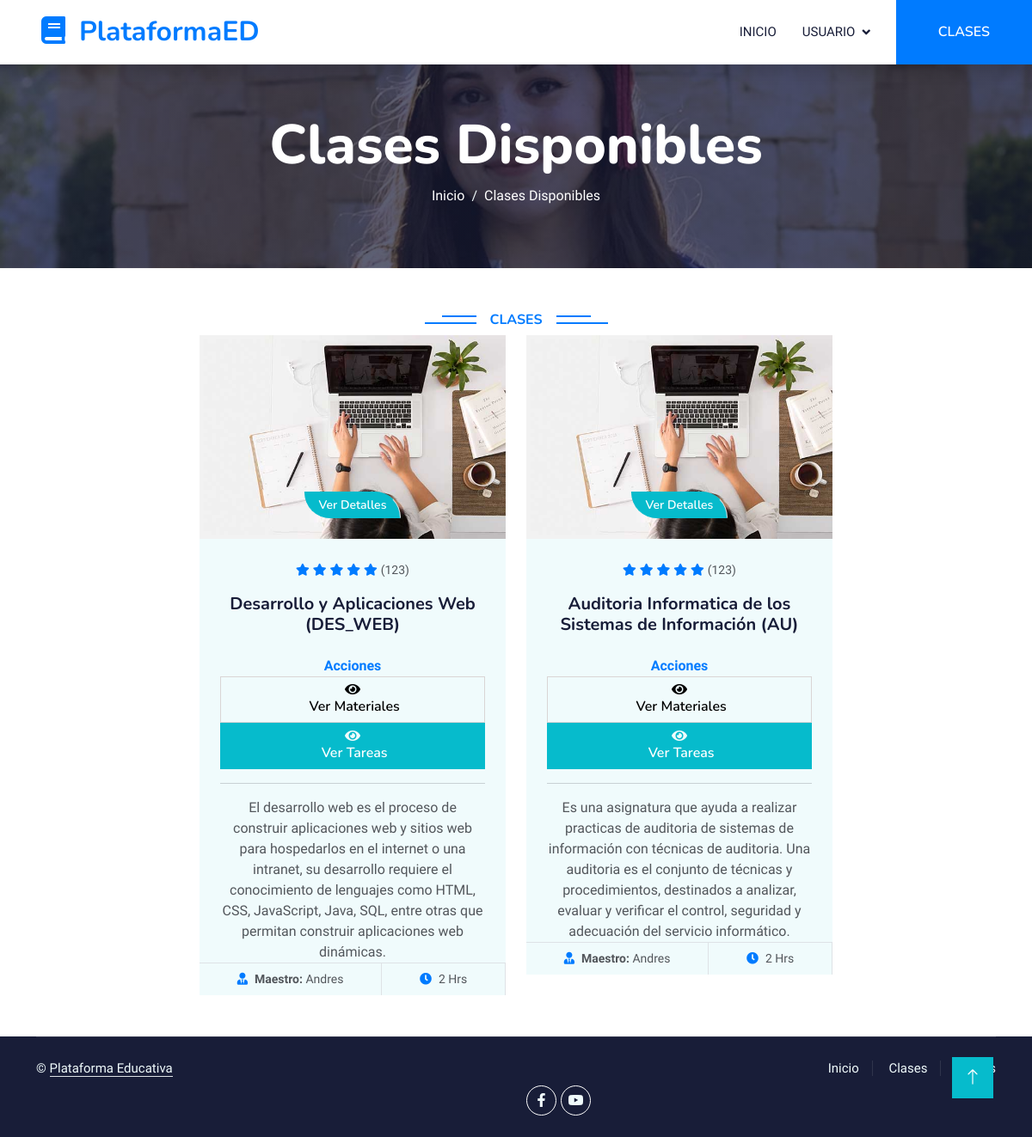
/listadoClase/ (signed in), run on the app's committed database.
### Aplicaciones/Clase/models.py (models this page shows, shortened)
class Clase(models.Model):
    id = models.AutoField(primary_key=True)
    titulo = models.CharField(max_length=255)
    descripcion = models.TextField()
    maestro = models.ForeignKey(CustomUser, on_delete=models.CASCADE, limit_choices_to={'es_maestro': True}, related_name="clases")
    video_url = models.URLField(blank=True, null=True)
    fecha_publicacion = models.DateTimeField(auto_now_add=True)

class CustomUser(AbstractUser):
    es_maestro = models.BooleanField(default=False)

### Aplicaciones/Clase/views.py (the view)
# urls.py: path('listadoClase/',views.listadoClase, name='listadoClase'),
@login_required
def listadoClase(request):
    clasesBdd = Clase.objects.all()
    return render(request, 'listadoClase.html', {'clases': clasesBdd, 'es_maestro': request.user.es_maestro})

### Aplicaciones/Clase/templates/listadoClase.html (shortened to what this page needs)
{% extends "./plantilla.html" %}
{% load static%}
{% block body %}
<div class="container-fluid bg-primary py-2 mb-5 page-header">
    <div class="container py-5">
        <div class="row justify-content-center">
            <div class="col-lg-10 text-center">
                <h1 class="display-3 text-white animated slideInDown">Clases Disponibles</h1>
                <nav aria-label="breadcrumb">
                    <ol class="breadcrumb justify-content-center">
                        <li class="breadcrumb-item"><a class="text-white" href="{% url 'dashboard_maestro' %}">Inicio</a></li>
                        <li class="breadcrumb-item text-white active" aria-current="page">Clases Disponibles</li>
                    </ol>
                </nav>
            </div>
        </div>
    </div>
</div>
<div class="container-xxl py-50" id="courses-available">
    <div class="container">
        <div class="text-center wow fadeInUp" data-wow-delay="0.1s">
            <h6 class="section-title bg-white text-center text-primary px-3">Clases</h6>
        </div>
        <div class="row g-4 justify-content-center">
            {% for clase in clases %}
            <div class="col-lg-4 col-md-6 wow fadeInUp" data-wow-delay="0.1s">
                <div class="course-item bg-light">
                    <div class="position-relative overflow-hidden">
                        <img class="img-fluid" src="{% static 'plantilla/elearning/img/course-2.jpg' %}" alt="">
                        <div class="w-100 d-flex justify-content-center position-absolute bottom-0 start-0 mb-4">
                            <a href="{% url 'detalleClase' clase.id %}" class="flex-shrink-0 btn btn-sm btn-primary px-3 border-end" style="border-radius: 0px 30px 0 30px;">Ver Detalles</a>
                        </div>
                    </div>
                    <div class="text-center p-4 pb-0">
                        <div class="mb-3">
                            <small class="fa fa-star text-primary"></small>
                            <small class="fa fa-star text-primary"></small>
                            <small class="fa fa-star text-primary"></small>
                            <small class="fa fa-star text-primary"></small>
                            <small class="fa fa-star text-primary"></small>
                            <small>(123)</small>
                        </div>
                        <h5 class="mb-4">{{ clase.titulo }}</h5>
                        <b class="text-primary">Acciones</b><br>
                        <a class="btn btn-light d-grid" style="border-color: rgb(218, 213, 213);" href="{% url 'verMaterial' clase.id %}"><i class="fas fa-eye"></i>&nbsp;Ver Materiales</a>
                        <a class="btn btn-primary d-grid" href="{% url 'listaTareas' clase.id %}"><i class="fas fa-eye text-light"></i>&nbsp;Ver Tareas</a>
                        <hr>
                        <p class="card-text">{{ clase.descripcion }}</p>
                    </div>
                    <div class="d-flex border-top">
                        <small class="flex-fill text-center border-end py-2"><i class="fa fa-user-tie text-primary me-2"></i><b class="text-black">Maestro: </b>{{ clase.maestro.username }}</small>
                        <small class="flex-fill text-center border-end py-2"><i class="fa fa-clock text-primary me-2"></i>2 Hrs</small>
                    </div>
                </div>
            </div>
            <br>
            {% endfor %}
        </div>
    </div>
</div>
<br><br>
{% endblock %}

### plataforma/static/plantilla/elearning/css/style.css (style rules this page uses)
:root { --primary: #007bff; --light: #F0FBFC; --dark: #181d38; }
.btn { font-family: 'Nunito', sans-serif; font-weight: 600; transition: .5s; }
.btn.btn-primary, .btn.btn-secondary { color: #FFFFFF; }
.page-header { background: linear-gradient(rgba(24, 29, 56, .7), rgba(24, 29, 56, .7)), url(../img/carousel-2.jpg); background-position: center center; background-repeat: no-repeat; background-size: cover; }
.breadcrumb-item + .breadcrumb-item::before { color: var(--light); }
.section-title { position: relative; display: inline-block; text-transform: uppercase; }
.section-title::before { position: absolute; content: ""; width: calc(100% + 80px); height: 2px; top: 4px; left: -40px; background: var(--primary); z-index: -1; }
.section-title::after { position: absolute; content: ""; width: calc(100% + 120px); height: 2px; bottom: 5px; left: -60px; background: var(--primary); z-index: -1; }
.category img, .course-item img { transition: .5s; }

### data on the page
Clase: titulo "Desarrollo y Aplicaciones Web (DES_WEB)", descripcion "El desarrollo web es el proceso de construir aplicaciones web y sitios web para hospedarlos en el internet o una intranet, su desarrollo requiere el conocimiento de lenguajes como HTML, CSS, JavaScript, Java, SQL, entre otras que permitan construir aplicaciones web dinámicas.", maestro.username "Andres"
Clase: titulo "Auditoria Informatica de los Sistemas de Información (AU)", descripcion "Es una asignatura que ayuda a realizar practicas de auditoria de sistemas de información con técnicas de auditoria. Una auditoria es el conjunto de técnicas y procedimientos, destinados a analizar, evaluar y verificar el control, seguridad y adecuación del servicio informático.", maestro.username "Andres"
